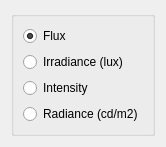
            <widget class="QWidget" name="page_4">
             <property name="geometry">
              <rect>
               <x>0</x>
               <y>0</y>
               <width>147</width>
               <height>132</height>
              </rect>
             </property>
             <attribute name="label">
              <string>Modes of Operation</string>
             </attribute>
             <layout class="QGridLayout" name="gridLayout_3">
              <item row="0" column="1">
               <layout class="QVBoxLayout" name="verticalLayout_2">
                <item>
                 <widget class="QGroupBox" name="groupBox">
                  <property name="title">
                   <string/>
                  </property>
                  <layout class="QGridLayout" name="gridLayout_2">
                   <item row="0" column="0">
                    <widget class="QRadioButton" name="rbtnFlux">
                     <property name="text">
                      <string>Flux</string>
                     </property>
                     <property name="checked">
                      <bool>true</bool>
                     </property>
                    </widget>
                   </item>
                   <item row="2" column="0">
                    <widget class="QRadioButton" name="rbtnIntensity">
                     <property name="text">
                      <string>Intensity</string>
                     </property>
                    </widget>
                   </item>
                   <item row="4" column="0">
                    <widget class="QRadioButton" name="rbtnRadiance">
                     <property name="text">
                      <string>Radiance (cd/m2)</string>
                     </property>
                    </widget>
                   </item>
                   <item row="1" column="0">
                    <widget class="QRadioButton" name="rbtnIrradiance">
                     <property name="text">
                      <string>Irradiance (lux)</string>
                     </property>
                    </widget>
                   </item>
                  </layout>
                 </widget>
                </item>
                <item>
                 <spacer name="verticalSpacer">
                  <property name="orientation">
                   <enum>Qt::Vertical</enum>
                  </property>
                  <property name="sizeHint" stdset="0">
                   <size>
                    <width>20</width>
                    <height>40</height>
                   </size>
                  </property>
                 </spacer>
                </item>
               </layout>
              </item>
             </layout>
            </widget>
